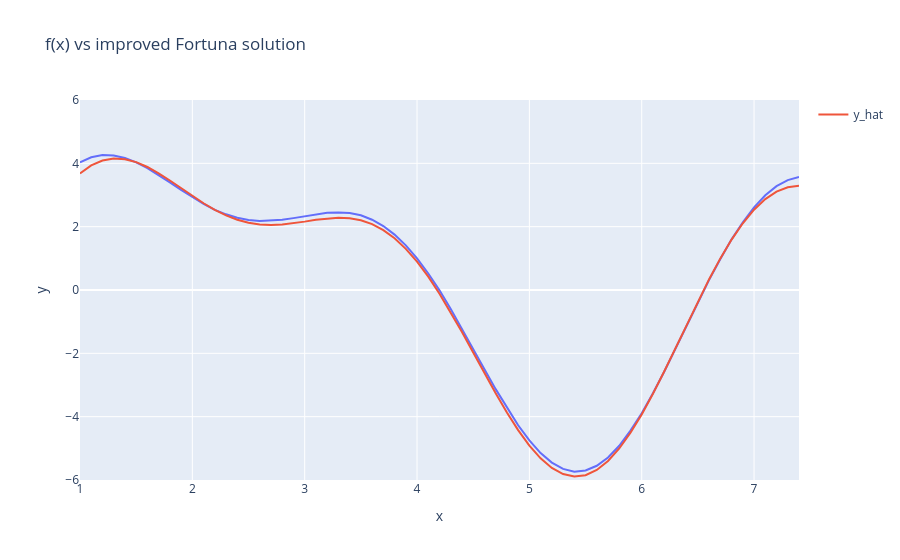

The notebook cell this image was saved under:
### Markdown cell above
### Exercice 2

### Code cell
%%time
# IMPROVED FORTUNA: search around the best theta, with a step size that shrinks over time
# Big steps at the start (explore), tiny steps at the end (fine-tune)
# We assume that the best theta is somewhere in the neighborhood of the best theta found so far
import numpy as np


def fortuna_shrinking(xs, ys, n_params, n_guesses=100000, step_start=1.0, step_end=0.01, predict_fn=predict):
    # start from one random guess
    best_theta = sample_theta(n_params)
    best_loss = get_loss(predict_fn(xs, best_theta), ys)

    for i in range(n_guesses):
        # step goes linearly from step_start to step_end
        step = step_start + (step_end - step_start) * i / n_guesses

        # draws 9 random numbers centered on 0. Most of them fall between -step and +step
        curr_theta = best_theta + np.random.normal(0, step, size=n_params)
        # keep every parameter inside [-4, 4], same range as sample_theta
        curr_theta = np.clip(curr_theta, -4, 4)
        y_hat = predict_fn(xs, curr_theta)
        curr_loss = get_loss(y_hat, ys)

        if curr_loss < best_loss:
            best_loss = curr_loss
            best_theta = curr_theta

    return best_loss, best_theta


n_runs = 10

losses_shrinking = []
for run in range(n_runs):
    loss, theta = fortuna_shrinking(xs, ys, n_params=9)
    losses_shrinking.append(loss)
    print(f"run {run+1}/{n_runs}: best loss = {loss:.2f}")

print("-" * 40)
print("average best loss:", np.mean(losses_shrinking))
print("min / max:", np.min(losses_shrinking), "/", np.max(losses_shrinking))

# plot the last solution
fig = px.line(x=xs, y=ys, title="f(x) vs improved Fortuna solution")
fig.add_scatter(x=xs, y=predict(xs, theta), mode='lines', name="y_hat")
fig.update_layout(xaxis_range=[xs.min(), xs.max()], yaxis_range=[-6, 6])
fig.show()

### Figure 1 — Plotly figure (JSON) as saved in the notebook; plotly's stock layout.template omitted (floating-point values rounded to 4 significant figures)
{"data": [{"hovertemplate": "x=%{x}<br>y=%{y}<extra></extra>", "legendgroup": "", "line": {"color": "#636efa", "dash": "solid"}, "marker": {"symbol": "circle"}, "mode": "lines", "name": "", "orientation": "v", "showlegend": false, "type": "scatter", "x": [1.0, 1.1, 1.2, 1.3, 1.4, 1.5, 1.6, 1.7, 1.8, 1.9, 2.0, 2.1, 2.2, 2.3, 2.4, 2.5, 2.6, 2.7, 2.8, 2.9, 3.0, 3.1, 3.2, 3.3, 3.4, 3.5, 3.6, 3.7, 3.8, 3.9, 4.0, 4.1, 4.2, 4.3, 4.4, 4.5, 4.6, 4.7, 4.8, 4.9, 5.0, 5.1, 5.2, 5.3, 5.4, 5.5, 5.6, 5.7, 5.8, 5.9, 6.0, 6.1, 6.2, 6.3, 6.4, 6.5, 6.6, 6.7, 6.8, 6.9, 7.0, 7.1, 7.2, 7.3, 7.4], "xaxis": "x", "y": [4.03, 4.19, 4.26, 4.25, 4.17, 4.03, 3.85, 3.63, 3.4, 3.16, 2.93, 2.72, 2.53, 2.39, 2.28, 2.21, 2.18, 2.19, 2.22, 2.27, 2.33, 2.39, 2.44, 2.45, 2.43, 2.36, 2.22, 2.02, 1.75, 1.41, 1.0, 0.52, -0.01, -0.6, -1.22, -1.86, -2.5, -3.13, -3.72, -4.27, -4.75, -5.15, -5.45, -5.65, -5.74, -5.7, -5.55, -5.29, -4.92, -4.44, -3.89, -3.26, -2.58, -1.86, -1.12, -0.39, 0.32, 0.98, 1.6, 2.14, 2.61, 2.99, 3.28, 3.47, 3.57], "yaxis": "y"}, {"mode": "lines", "name": "y_hat", "type": "scatter", "x": [1.0, 1.1, 1.2, 1.3, 1.4, 1.5, 1.6, 1.7, 1.8, 1.9, 2.0, 2.1, 2.2, 2.3, 2.4, 2.5, 2.6, 2.7, 2.8, 2.9, 3.0, 3.1, 3.2, 3.3, 3.4, 3.5, 3.6, 3.7, 3.8, 3.9, 4.0, 4.1, 4.2, 4.3, 4.4, 4.5, 4.6, 4.7, 4.8, 4.9, 5.0, 5.1, 5.2, 5.3, 5.4, 5.5, 5.6, 5.7, 5.8, 5.9, 6.0, 6.1, 6.2, 6.3, 6.4, 6.5, 6.6, 6.7, 6.8, 6.9, 7.0, 7.1, 7.2, 7.3, 7.4], "y": [3.678, 3.933, 4.09, 4.153, 4.132, 4.038, 3.884, 3.685, 3.457, 3.214, 2.97, 2.739, 2.531, 2.356, 2.219, 2.123, 2.068, 2.051, 2.066, 2.106, 2.159, 2.215, 2.26, 2.28, 2.265, 2.201, 2.08, 1.892, 1.633, 1.3, 0.8944, 0.42, -0.1156, -0.7023, -1.327, -1.973, -2.625, -3.264, -3.87, -4.425, -4.912, -5.315, -5.619, -5.813, -5.891, -5.847, -5.682, -5.399, -5.005, -4.51, -3.929, -3.278, -2.576, -1.842, -1.098, -0.3634, 0.3417, 0.9989, 1.592, 2.108, 2.537, 2.871, 3.107, 3.246, 3.292]}], "layout": {"legend": {"tracegroupgap": 0}, "title": {"text": "f(x) vs improved Fortuna solution"}, "xaxis": {"anchor": "y", "domain": [0, 1], "range": [1, 7.4], "title": {"text": "x"}}, "yaxis": {"anchor": "x", "domain": [0, 1], "range": [-6, 6], "title": {"text": "y"}}}}
